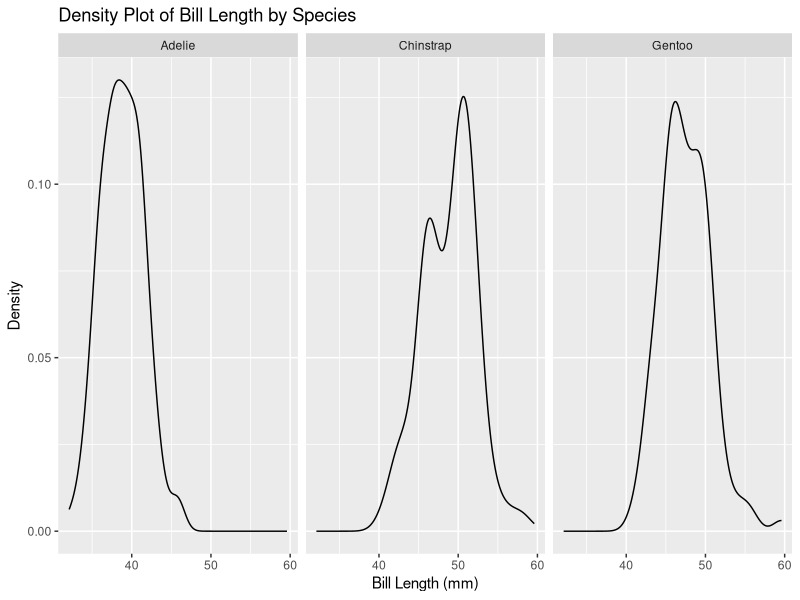
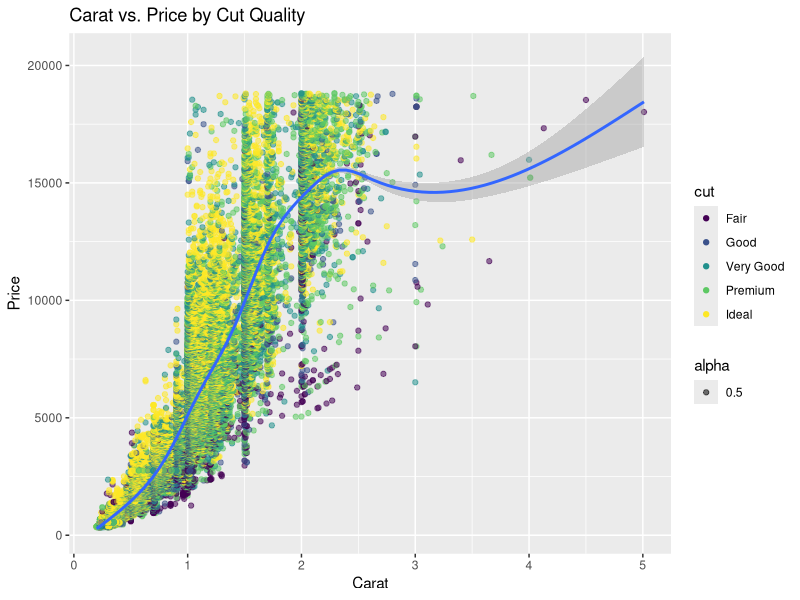
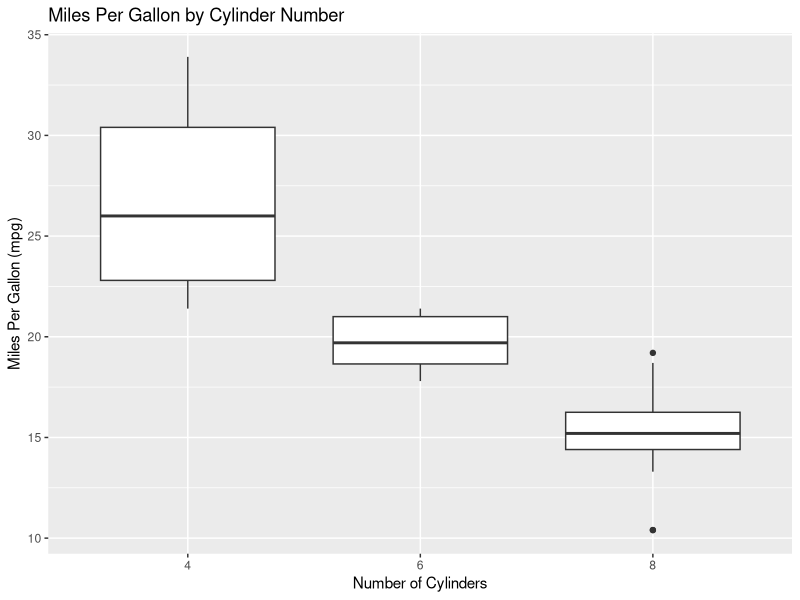
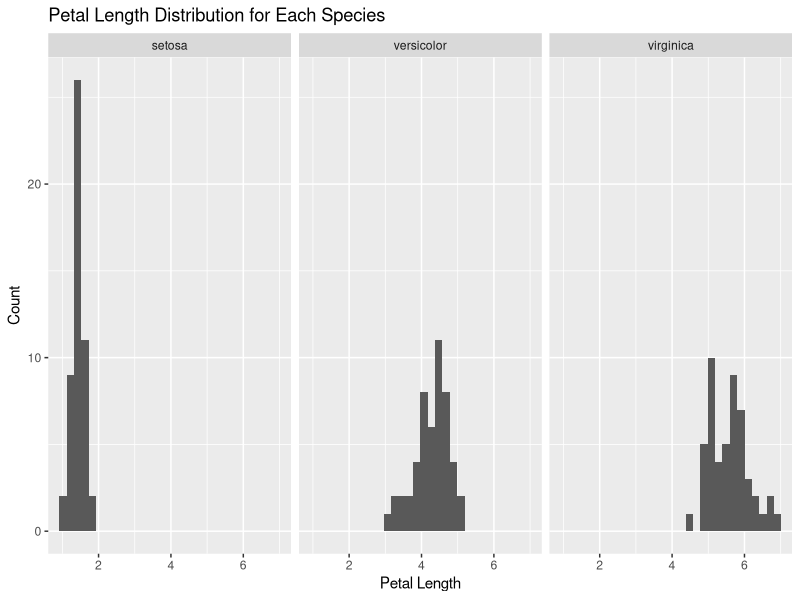

Generate these figures, in order, with R:
# Please create teh following plots:

# Q1 ----

# Load the tidyverse library
library(tidyverse)

# Load the palmerpenguins library
library(palmerpenguins)

# Load the penguins dataset
data(penguins)
library(ggplot2)

# Plot 1
# Create a density plot of the 'bill_length_mm' column of the penguins
# dataset.
# Use the ggplot() function to create the plot.
# Use the aes() function to specify the x-axis variable.
# Inside the aes() function, set the x parameter to the 'bill_length_mm'
# column of the penguins dataset.
# Add a + sign after the ggplot() function.
# Use the geom_density() function to add a density plot to the ggplot()
# function.
# Add a + sign after the geom_density() function.
# Use the facet_grid() function to add a facet to the ggplot() function.
# Inside the facet_grid() function, set the formula to
# "~ species".
# Add a + sign after the facet_grid() function.
# Use the labs() function to add a title to the ggplot() function.
# Inside the labs() function, set the title parameter to
# "Density Plot of Bill Length by Species".
# Set the x parameter to "Bill Length (mm)".
# Set the y parameter to "Density".
library(tidyverse)
library(ggplot2)

plot1 <- ggplot(data=penguins, aes(x = bill_length_mm)) +
geom_density() +
facet_grid(~species) +
labs(
  title="Density Plot of Bill Length by Species", 
  x= "Bill Length (mm)", 
  y ="Density")


# To verify your answer, run the following code
plot1

# Q2 ----

# Use the diamonds dataset from ggplot2
data(diamonds)

# Plot 2
# Create a scatter plot of 'carat' vs. 'price', colored by 'cut' quality.
# Use the ggplot() function to create the plot.
# Use the aes() function to specify the x-axis and y-axis variables.
# Inside the aes() function, set the x parameter to 'carat', the y parameter to 'price'.
# Add a + sign after the ggplot() function.
# Use the geom_point() function to add a scatter plot to the ggplot() function. 
# Inside the geom_point() function, use the aes() function to set the color parameter to 'cut'.
# Set the alpha parameter inside geom_point() to 0.5 to make the points semi-transparent if there is overplotting.
# Use the geom_smooth() function to add a smooth line through the points for each 'cut' category, setting the method argument to "lm" for linear models.
# Add a + sign after the geom_point() (and geom_smooth(), if used) function.
# Use the labs() function to add a title to the ggplot() function.
# Inside the labs() function, set the title parameter to "Carat vs. Price by Cut Quality",
# Set the x parameter to "Carat",
# Set the y parameter to "Price".

plot2 <- ggplot(diamonds, aes(x=carat, y=price)) +
  geom_point(aes(color=cut, alpha=0.5)) +
  geom_smooth() +
  labs(title="Carat vs. Price by Cut Quality", x="Carat", y="Price")


# To verify your answer, run the following code
plot2

# Q3 ----


# Use the mtcars dataset
data(mtcars)

# Plot 3
# Create a boxplot of 'mpg' by 'cyl' (number of cylinders).
# Use the ggplot() function to create the plot.
# Use the aes() function to specify the x-axis and y-axis variables.
# Inside the aes() function, set the x parameter to 'cyl' and the y parameter to 'mpg'.
# NOTICE that you will need to convert the 'cyl' column to a factor using the factor() function. factor(cyl)
# Add a + sign after the ggplot() function.
# Use the geom_boxplot() function to add a boxplot to the ggplot() function.
# Add a + sign after the geom_boxplot() function.
# Use the labs() function to add a title to the ggplot() function.
# Inside the labs() function, set the title parameter to "Miles Per Gallon by Cylinder Number",
# Set the x parameter to "Number of Cylinders",
# Set the y parameter to "Miles Per Gallon (mpg)".

plot3 <- ggplot(mtcars, aes(x= factor(cyl), y=mpg)) +
  geom_boxplot()+
  labs(title="Miles Per Gallon by Cylinder Number", 
       x="Number of Cylinders",
      y="Miles Per Gallon (mpg)")
  


# To verify your answer, run the following code
plot3

# Q4 ----

# Use the iris dataset
data(iris)

# Plot 4
# Create a histogram of 'Petal.Length' for each species.
# Use the ggplot() function to create the plot.
# Use the aes() function to specify the x-axis variable.
# Inside the aes() function, set the x parameter to 'Petal.Length'.
# Add a + sign after the ggplot() function.
# Use the geom_histogram() function to add a histogram to the ggplot() function, and set bins to 30.
# Add a + sign after the geom_histogram() function.
# Use the facet_wrap() function to add a facet for 'Species'.
# Inside the facet_wrap() function, set the facets parameter to '~ Species'.
# Add a + sign after the facet_wrap() function.
# Use the labs() function to add a title to the ggplot() function.
# Inside the labs() function, set the title parameter to "Petal Length Distribution for Each Species",
# Set the x parameter to "Petal Length",
# Set the y parameter to "Count".

plot4 <- ggplot(iris, aes(x=Petal.Length)) +
  geom_histogram(bins=30) +
    facet_wrap(~Species) +
    labs(title="Petal Length Distribution for Each Species", 
         x="Petal Length",
         y="Count")


# To verify your answer, run the following code
plot4



